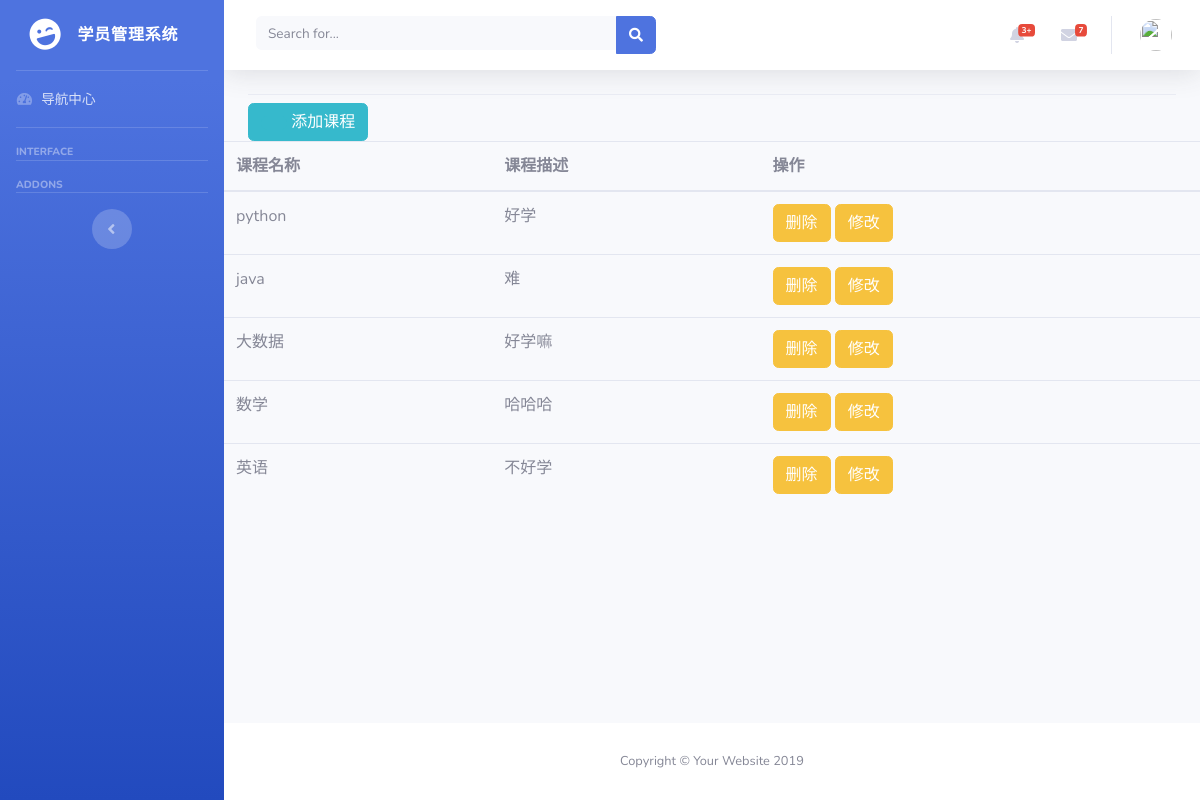
The page /all_course/ on the database its author committed.
### app/models.py (models this page shows, shortened)
class BaseModel(models.Model):
    __abstract__ = True
    id = models.Column(models.Integer, primary_key=True, autoincrement=True)

class Course(BaseModel):
    __tablename__ = 'course'
    lable = models.Column(models.String(32))
    description = models.Column(models.Text)
    to_teacher = models.relationship(
        'Teacher',
        backref = 'to_course1'
    )
    to_student = models.relationship(
        'Student',
        secondary = Stu_Cou,
        backref = models.backref('to_course',lazy = 'dynamic'),
        lazy = 'dynamic'
    )

### app/main/views.py (the view, shortened to what this page needs)
@main.route('/all_course/',methods=['POST','GET'])
def all_course():
    course = Course.query.all()
    return render_template('all_course.html',**locals())

### app/templates/all_course.html (shortened to what this page needs)
{% extends 'base.html' %}
{% block title %}
  <div aria-labelledby="userDropdown">
                <div class="dropdown-divider"></div>
                <a class="btn btn-info" href="#" data-toggle="modal" data-target="#logoutModal">
                  <i class="btn btn-info" ></i>
                  添加课程
                </a>
              </div>
{% endblock %}
{% block container %}
    <form method="post">
        <table class="table table-hover">
            <thead>
            <tr>
                <th>课程名称</th>
                <th>课程描述</th>
                <th>操作</th>
            </tr>
            </thead>
            <tbody>
            {% for c in course %}
            <tr>
               <td>{{ c.lable }}</td>
               <td>{{ c.description }}</td>
               <td>
                   <a href="/del_course/?course_id={{ c.id }}" class="btn btn-warning">删除</a>
                   <a href="/update_course/?course_id={{ c.id }}" class="btn btn-warning">修改</a>
               </td>
            </tr>
            {% endfor %}
            </tbody>
        </table>
    </form>
{% endblock %}

### rows shown on the page
Course: lable "python", description "好学"
Course: lable "java", description "难"
Course: lable "大数据", description "好学嘛"
Course: lable "数学", description "哈哈哈"
Course: lable "英语", description "不好学"
